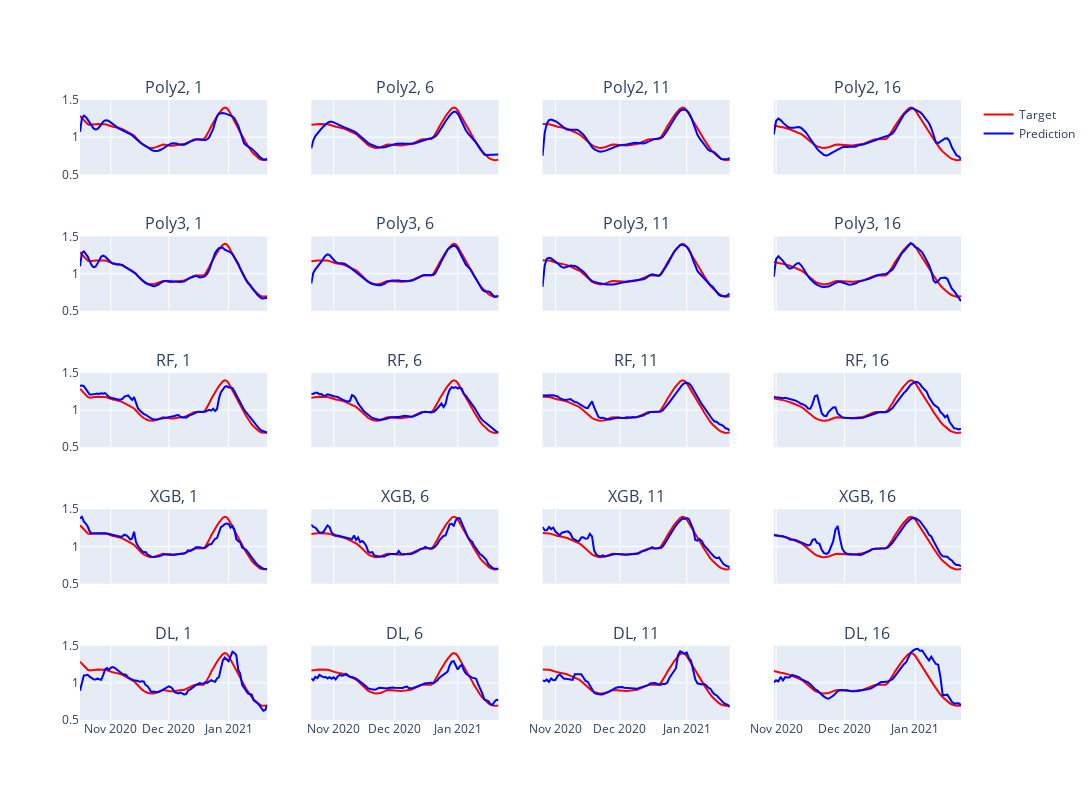

Source (notebook cell):
### Code cell
subplot_titles = []
models_rename = {'Poly2': 'Poly2','Poly3': 'Poly3','RandomForest': 'RF','XGBoost': 'XGB','EncDecLSTM': 'DL'}
for idx_model, model_name in enumerate(models_constructors.keys()):
    for idx_lag, lag in enumerate(lags_target):
        subplot_titles.append("{}, {}".format(models_rename[model_name], lag))
fig = make_subplots(rows=len(models_constructors), cols=len(lags_target), shared_xaxes=True, shared_yaxes=True, subplot_titles=subplot_titles)

for idx_lag, lag in enumerate(lags_target):
    for idx_model, model_name in enumerate(models_constructors.keys()):
        
        cov = best_covariance["{}_{}_{}".format(model_name, region, lag)][1]
        prefix = "kf_{}_".format(cov)
        col_prediction = "{}prediction".format(prefix)
        
        current_df_results = df_results.xs(model_name, level=0).xs(random_region, level=1).xs(lag, level=1).reset_index().set_index('date')
        idxs = current_df_results.index
        target_vals, predictions_vals = current_df_results['target'], current_df_results[col_prediction]
        show_legend = idx_lag == 0 and idx_model == 0
        
        fig.add_trace(
            go.Scatter(x=idxs, y=target_vals,
                name="Target",
                marker=dict(
                    color='#FF0000'
                ), 
                showlegend=show_legend
            ),
            row=idx_model+1, col=idx_lag+1
        )
        fig.add_trace(
            go.Scatter(x=idxs, y=predictions_vals,
                name="Prediction",
                marker=dict(
                    color='#0000FF'
                ),
                showlegend=show_legend
            ),
            row=idx_model+1, col=idx_lag+1
        )
fig.update_yaxes(range=[0.5, 1.5])
fig.update_layout(height=800, width=1200)
fig.show()
